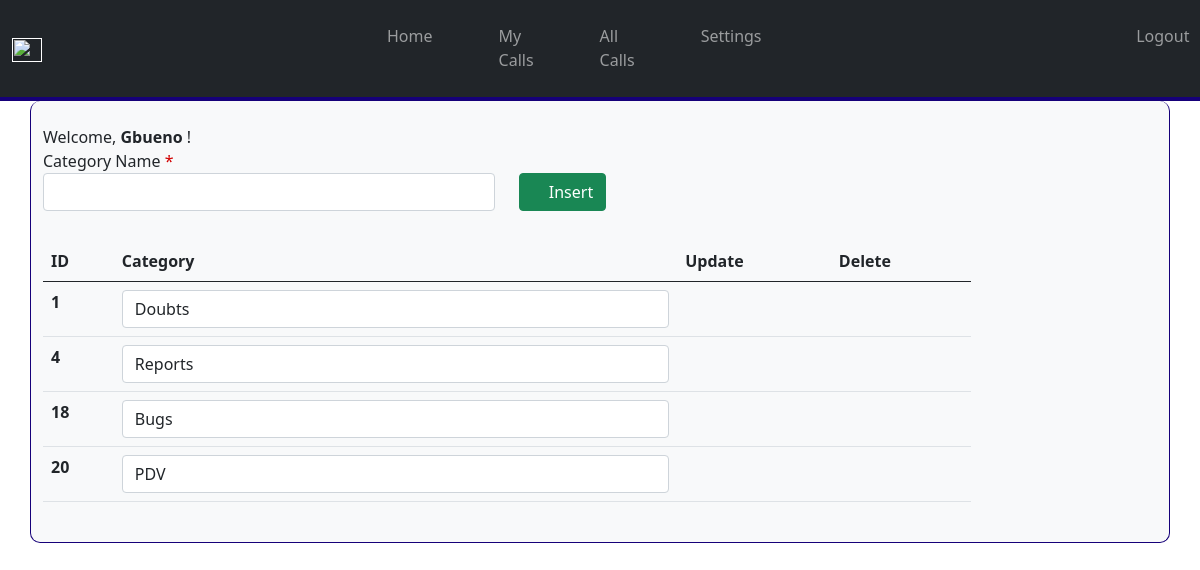
Screenshot of /categories/list (signed in) with the database file from the repository.
### categories/models.py (models this page shows)
class Category(models.Model):
    categoryName = models.CharField(max_length=50,null=False,blank=False)

### categories/views.py (the view)
# urls.py: path('categories/list', categories_list_view, name='categories'),
def categories_list_view(request,*args,**kwargs):
    categories = {"categories": Category.objects.all() }
    return render(request,'categories/list.html',categories)

### templates/categories/list.html (shortened to what this page needs)
{% extends 'base.html' %}
{% block content %}
<div class="col-md-10">
    <form action="/categories/create" method="POST" class="row g-4 "> {% csrf_token %}
        <div class="col-md-6">
            <div class="form-group">
                <label class="control-label">Category Name <span class="required">*</span></label>
                <input type="text" required class="form-control" name="categoryName" id="categoryName">
            </div>
        </div>
        <div class="col-md-3">
            <div class="form-group">
                <br> <button class="btn btn-success"><i class="fa fa-save"></i> Insert</button>
            </div>
        </div>
    </form>
    <table class="table table-hover ">
        <thead>
            <tr>
                <th scope="col">ID</th>
                <th scope="col">Category</th>
                <th scope="col">Update</th>
                <th scope="col">Delete</th>
            </tr>
        </thead>
        <tbody>
            {% for category in categories %}
            <tr>
                <form action="{% url 'categoriesupdate' category.id %}" method="POST" class="row g-4 "> {% csrf_token %}
                    <th scope="row">{{category.id}}</th>
                    <td><input type="text" class="form-control" name="categoryName" value="{{category.categoryName}}">
                    </td>
                    <td><button class="btn" type="submit" name="updateCategory"><i class="fa fa-save"></i></button></td>
                    <td><a class="btn "  href="{% url 'categoriesdelete' id=category.id %}"><i
                                class="fa fa-times"></i></a></td>
                </form>
            </tr>
            {% endfor %}
        </tbody>
    </table>
</div>
{% endblock content %}

### templates/base.html (shortened to what this page needs)
<!DOCTYPE html>
<html lang="en">
<head>
</head>
<body>
    {% load static %}
    <link rel="stylesheet" href="{% static 'css/bootstrap.css' %}">
    <link rel="stylesheet" href="{% static 'fontawesome/css/all.css' %}">
    {% include 'menu.html' %}
    <div class="container bg-light">
        {% if user.is_authenticated %}
        Welcome, <strong>{{ user.username.capitalize }}</strong> !
        {% endif %}
        {% block content %}
        {% endblock content %}
    </div>
</body>
</html>

### templates/base.html (style rules this page uses)
.container { padding: 2% 14%; border-bottom: 1px solid rgb(22, 0, 121); border-left: 1px solid rgb(22, 0, 121); border-right: 1px solid rgb(22, 0, 121); border-radius: 10px; }
.required { color: rgb(209, 0, 0); }

### rows the page displays
Category: id "1", categoryName "Doubts"
Category: id "4", categoryName "Reports"
Category: id "18", categoryName "Bugs"
Category: id "20", categoryName "PDV"

### other values shown
{{ user.username.capitalize }} "Gbueno"
